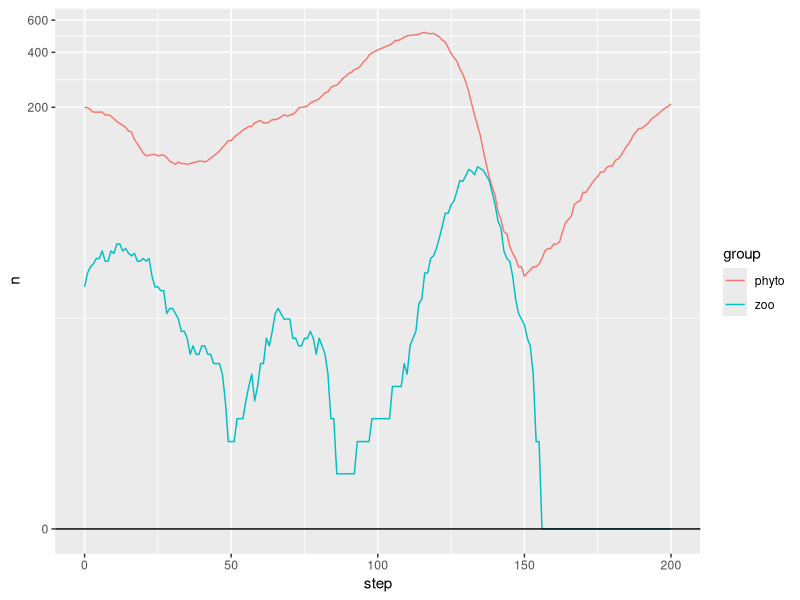

Generate this figure with R:
## ---- chunk 1
#| label: Rパッケージの読み込み
#| message: false
#| warning: false

library(tidyverse)
## ---- chunk 2
#| label: プランクトンの個体数の変化のグラフ

agent_df <- read_csv("01_plankton/agent_df.csv",
                     col_types = cols(step = "i",
                                      id = "i",
                                      group = "f")) 

agent_df |> 
  count(step, group) |> 
  complete(step, group,
           fill = list(n = 0)) |> 
  ggplot(aes(step, n,
             color = group)) +
  geom_line() +
  geom_hline(yintercept = 0) +
  scale_y_continuous(trans = "log1p")
